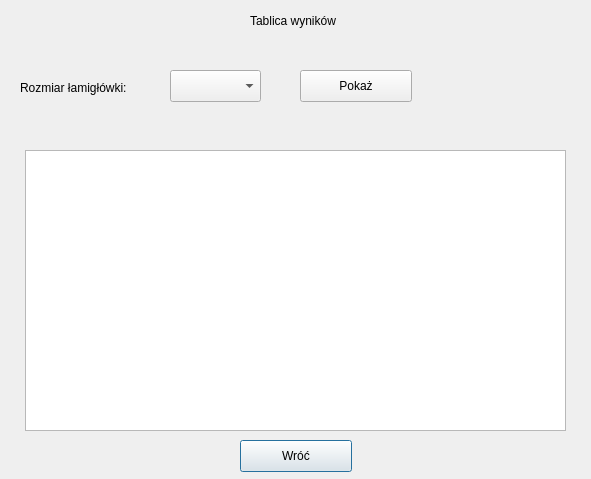
<?xml version="1.0" encoding="UTF-8"?>
<ui version="4.0">
 <class>ResultsWindow</class>
 <widget class="QDialog" name="ResultsWindow">
  <property name="geometry">
   <rect>
    <x>0</x>
    <y>0</y>
    <width>591</width>
    <height>479</height>
   </rect>
  </property>
  <property name="windowTitle">
   <string>Dialog</string>
  </property>
  <widget class="QLabel" name="label">
   <property name="geometry">
    <rect>
     <x>250</x>
     <y>0</y>
     <width>101</width>
     <height>41</height>
    </rect>
   </property>
   <property name="text">
    <string>Tablica wyników</string>
   </property>
  </widget>
  <widget class="QPushButton" name="exit_button">
   <property name="geometry">
    <rect>
     <x>240</x>
     <y>440</y>
     <width>112</width>
     <height>32</height>
    </rect>
   </property>
   <property name="text">
    <string>Wróć</string>
   </property>
  </widget>
  <widget class="QComboBox" name="size_choice">
   <property name="geometry">
    <rect>
     <x>170</x>
     <y>70</y>
     <width>91</width>
     <height>32</height>
    </rect>
   </property>
  </widget>
  <widget class="QLabel" name="label_2">
   <property name="geometry">
    <rect>
     <x>20</x>
     <y>80</y>
     <width>121</width>
     <height>16</height>
    </rect>
   </property>
   <property name="text">
    <string>Rozmiar łamigłówki:</string>
   </property>
  </widget>
  <widget class="QPushButton" name="show_results_button">
   <property name="geometry">
    <rect>
     <x>300</x>
     <y>70</y>
     <width>112</width>
     <height>32</height>
    </rect>
   </property>
   <property name="text">
    <string>Pokaż</string>
   </property>
  </widget>
  <widget class="QTableWidget" name="results_table">
   <property name="geometry">
    <rect>
     <x>25</x>
     <y>150</y>
     <width>541</width>
     <height>281</height>
    </rect>
   </property>
  </widget>
 </widget>
 <resources/>
 <connections/>
</ui>
